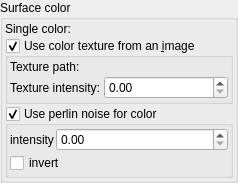
           <widget class="QGroupBox" name="groupBox">
            <property name="title">
             <string>Surface color</string>
            </property>
            <layout class="QVBoxLayout" name="verticalLayout_6">
             <property name="spacing">
              <number>2</number>
             </property>
             <property name="leftMargin">
              <number>2</number>
             </property>
             <property name="topMargin">
              <number>2</number>
             </property>
             <property name="rightMargin">
              <number>2</number>
             </property>
             <property name="bottomMargin">
              <number>2</number>
             </property>
             <item>
              <layout class="QGridLayout" name="gridLayout_8">
               <property name="topMargin">
                <number>0</number>
               </property>
               <item row="0" column="1">
                <widget class="MyColorButton" name="colorButton_surface_color" native="true">
                 <property name="sizePolicy">
                  <sizepolicy hsizetype="Expanding" vsizetype="Preferred">
                   <horstretch>0</horstretch>
                   <verstretch>0</verstretch>
                  </sizepolicy>
                 </property>
                 <property name="toolTip">
                  <string>&lt;html&gt;&lt;head/&gt;&lt;body&gt;&lt;p&gt;Color of the object's surface . This color is used when 'Use colors from palette' is disabled or when the material is to be applied to a non-fractal object.&lt;/p&gt;&lt;/body&gt;&lt;/html&gt;</string>
                 </property>
                 <property name="text" stdset="0">
                  <string>PushButton</string>
                 </property>
                </widget>
               </item>
               <item row="0" column="0">
                <widget class="QLabel" name="label_56">
                 <property name="text">
                  <string>Single color:</string>
                 </property>
                </widget>
               </item>
              </layout>
             </item>
             <item>
              <widget class="MyGroupBox" name="groupCheck_use_color_texture">
               <property name="toolTip">
                <string>&lt;html&gt;&lt;head/&gt;&lt;body&gt;&lt;p&gt;Use image file as color texture.&lt;/p&gt;&lt;p&gt;Color texture is mixed with 'Single Color' (if palette is off) or 'Palette' (if palette is on). &lt;/p&gt;&lt;p&gt;example:&lt;/p&gt;&lt;p&gt;&lt;img src=&quot;:/tooltips/tooltips_images/material - color texture.jpg&quot;/&gt;&lt;/p&gt;&lt;/body&gt;&lt;/html&gt;</string>
               </property>
               <property name="title">
                <string>Use color texture from an &amp;image</string>
               </property>
               <property name="checkable">
                <bool>true</bool>
               </property>
               <layout class="QVBoxLayout" name="verticalLayout_141">
                <property name="spacing">
                 <number>2</number>
                </property>
                <property name="leftMargin">
                 <number>2</number>
                </property>
                <property name="topMargin">
                 <number>2</number>
                </property>
                <property name="rightMargin">
                 <number>2</number>
                </property>
                <property name="bottomMargin">
                 <number>2</number>
                </property>
                <item>
                 <layout class="QGridLayout" name="gridLayout_95" rowstretch="0,0" columnstretch="0,0,1">
                  <property name="spacing">
                   <number>2</number>
                  </property>
                  <item row="1" column="0">
                   <widget class="QLabel" name="label_378">
                    <property name="text">
                     <string>Texture intensity:</string>
                    </property>
                   </widget>
                  </item>
                  <item row="0" column="0">
                   <widget class="QLabel" name="label_377">
                    <property name="text">
                     <string>Texture path:</string>
                    </property>
                   </widget>
                  </item>
                  <item row="0" column="1" colspan="2">
                   <widget class="FileSelectWidget" name="text_file_color_texture" native="true">
                    <property name="sizePolicy">
                     <sizepolicy hsizetype="Expanding" vsizetype="Preferred">
                      <horstretch>0</horstretch>
                      <verstretch>0</verstretch>
                     </sizepolicy>
                    </property>
                    <property name="toolTip">
                     <string>&lt;html&gt;&lt;head/&gt;&lt;body&gt;&lt;p&gt;Path to image with color texture&lt;/p&gt;&lt;p&gt;To use animated textures (image sequences), replace numbers by '%' symbol. Example: If sequence of images is as showed below: &lt;br/&gt;texture0001.jpg&lt;br/&gt;texture0002.jpg&lt;br/&gt;etc&lt;/p&gt;&lt;p&gt;Then use following file name: texture%%%%.jpg&lt;br/&gt;This tells the program to treat this as not a single image but as a sequence of images with 4 digit index.&lt;/p&gt;&lt;/body&gt;&lt;/html&gt;</string>
                    </property>
                   </widget>
                  </item>
                  <item row="1" column="2">
                   <widget class="MyDoubleSpinBox" name="spinbox_color_texture_intensity">
                    <property name="sizePolicy">
                     <sizepolicy hsizetype="Minimum" vsizetype="Maximum">
                      <horstretch>0</horstretch>
                      <verstretch>0</verstretch>
                     </sizepolicy>
                    </property>
                    <property name="toolTip">
                     <string>Adjusts the influence of the loaded color texture on the material's surface color. A value of 0 uses only the base color; a value of 1 uses only the texture. Intermediate values blend between the two.</string>
                    </property>
                    <property name="prefix">
                     <string/>
                    </property>
                    <property name="suffix">
                     <string/>
                    </property>
                    <property name="decimals">
                     <number>2</number>
                    </property>
                    <property name="maximum">
                     <double>1000.000000000000000</double>
                    </property>
                    <property name="singleStep">
                     <double>0.100000000000000</double>
                    </property>
                   </widget>
                  </item>
                 </layout>
                </item>
               </layout>
              </widget>
             </item>
             <item>
              <widget class="MyGroupBox" name="groupCheck_perlin_noise_color_enable">
               <property name="title">
                <string>Use perlin noise for color</string>
               </property>
               <property name="checkable">
                <bool>true</bool>
               </property>
               <property name="checked">
                <bool>true</bool>
               </property>
               <layout class="QGridLayout" name="gridLayout_29" rowstretch="0,0" columnstretch="0,1">
                <property name="leftMargin">
                 <number>2</number>
                </property>
                <property name="topMargin">
                 <number>2</number>
                </property>
                <property name="rightMargin">
                 <number>2</number>
                </property>
                <property name="bottomMargin">
                 <number>2</number>
                </property>
                <property name="spacing">
                 <number>2</number>
                </property>
                <item row="0" column="1">
                 <widget class="MyDoubleSpinBox" name="spinbox_perlin_noise_color_intensity">
                  <property name="sizePolicy">
                   <sizepolicy hsizetype="Minimum" vsizetype="Maximum">
                    <horstretch>0</horstretch>
                    <verstretch>0</verstretch>
                   </sizepolicy>
                  </property>
                  <property name="toolTip">
                   <string>&lt;html&gt;&lt;head/&gt;&lt;body&gt;&lt;p&gt;Contrast of color texture&lt;/p&gt;&lt;/body&gt;&lt;/html&gt;</string>
                  </property>
                  <property name="prefix">
                   <string/>
                  </property>
                  <property name="suffix">
                   <string/>
                  </property>
                  <property name="decimals">
                   <number>2</number>
                  </property>
                  <property name="minimum">
                   <double>0.000000000000000</double>
                  </property>
                  <property name="maximum">
                   <double>1000.000000000000000</double>
                  </property>
                  <property name="singleStep">
                   <double>0.100000000000000</double>
                  </property>
                 </widget>
                </item>
                <item row="0" column="0">
                 <widget class="QLabel" name="label_41">
                  <property name="text">
                   <string>intensity</string>
                  </property>
                 </widget>
                </item>
                <item row="1" column="0" colspan="2">
                 <widget class="MyCheckBox" name="checkBox_perlin_noise_color_invert">
                  <property name="text">
                   <string>invert</string>
                  </property>
                 </widget>
                </item>
               </layout>
              </widget>
             </item>
            </layout>
           </widget>
